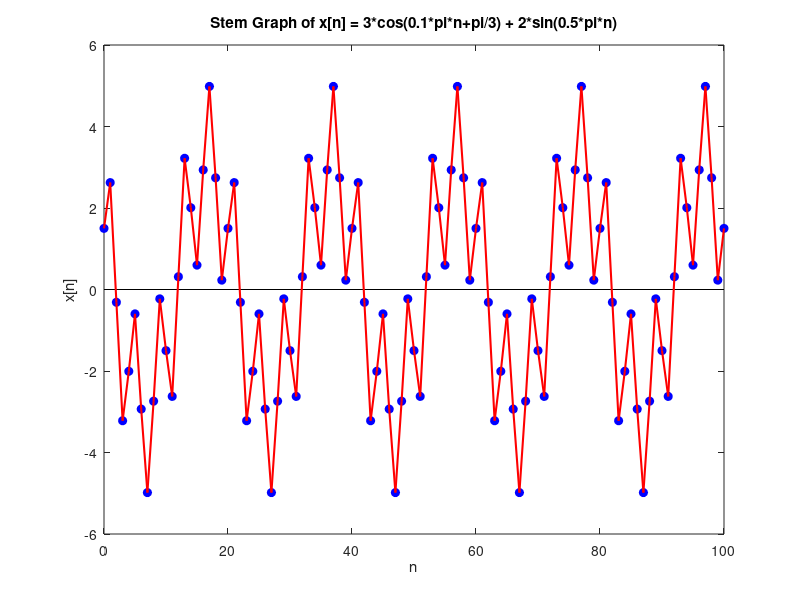

The MATLAB source for this figure:
% Define the values of n
n = 0:100;

% Define the wave
x = 3*cos(0.1*pi*n+pi/3) + 2*sin(0.5*pi*n);

% Plot the stem graph
stem(n, x, 'filled', 'LineStyle', 'none', 'Marker', 'o', 'MarkerFaceColor', 'blue', 'MarkerEdgeColor', 'blue');

% Add labels and title
xlabel('n');
ylabel('x[n]');
title('Stem Graph of x[n] = 3*cos(0.1*pi*n+pi/3) + 2*sin(0.5*pi*n)');

% Overlay with a plotted version
hold on;
plot(n, x, 'LineWidth', 1.5, 'Color', 'red');
hold off;
